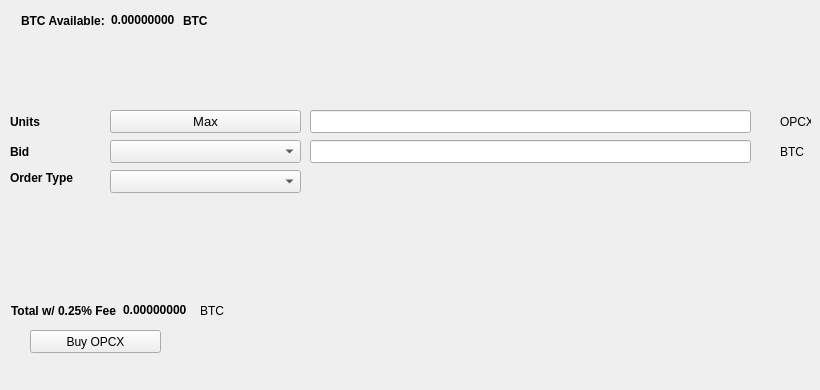
   <widget class="QWidget" name="BuyTab">
    <attribute name="title">
     <string>Buy</string>
    </attribute>
    <widget class="QPushButton" name="BuyOPCX">
     <property name="geometry">
      <rect>
       <x>30</x>
       <y>330</y>
       <width>131</width>
       <height>23</height>
      </rect>
     </property>
     <property name="text">
      <string>Buy OPCX</string>
     </property>
     <property name="icon">
      <iconset resource="../opcx.qrc">
       <normaloff>:/icons/bitcoin</normaloff>:/icons/bitcoin</iconset>
     </property>
    </widget>
    <widget class="QLabel" name="label_3">
     <property name="geometry">
      <rect>
       <x>10</x>
       <y>110</y>
       <width>46</width>
       <height>23</height>
      </rect>
     </property>
     <property name="font">
      <font>
       <weight>75</weight>
       <bold>true</bold>
      </font>
     </property>
     <property name="text">
      <string>Units</string>
     </property>
    </widget>
    <widget class="QLineEdit" name="UnitsInput">
     <property name="geometry">
      <rect>
       <x>310</x>
       <y>110</y>
       <width>441</width>
       <height>23</height>
      </rect>
     </property>
     <property name="font">
      <font>
       <pointsize>9</pointsize>
       <weight>75</weight>
       <bold>true</bold>
      </font>
     </property>
    </widget>
    <widget class="QLineEdit" name="BuyBidPriceEdit">
     <property name="geometry">
      <rect>
       <x>310</x>
       <y>140</y>
       <width>441</width>
       <height>23</height>
      </rect>
     </property>
     <property name="font">
      <font>
       <pointsize>9</pointsize>
       <weight>75</weight>
       <bold>true</bold>
      </font>
     </property>
    </widget>
    <widget class="QLabel" name="label_4">
     <property name="geometry">
      <rect>
       <x>780</x>
       <y>110</y>
       <width>31</width>
       <height>23</height>
      </rect>
     </property>
     <property name="text">
      <string>OPCX</string>
     </property>
    </widget>
    <widget class="QLabel" name="label_5">
     <property name="geometry">
      <rect>
       <x>780</x>
       <y>140</y>
       <width>31</width>
       <height>23</height>
      </rect>
     </property>
     <property name="text">
      <string>BTC</string>
     </property>
    </widget>
    <widget class="QLabel" name="label_6">
     <property name="geometry">
      <rect>
       <x>10</x>
       <y>140</y>
       <width>46</width>
       <height>23</height>
      </rect>
     </property>
     <property name="font">
      <font>
       <weight>75</weight>
       <bold>true</bold>
      </font>
     </property>
     <property name="text">
      <string>Bid</string>
     </property>
    </widget>
    <widget class="QLabel" name="label_7">
     <property name="geometry">
      <rect>
       <x>10</x>
       <y>170</y>
       <width>91</width>
       <height>16</height>
      </rect>
     </property>
     <property name="font">
      <font>
       <weight>75</weight>
       <bold>true</bold>
      </font>
     </property>
     <property name="text">
      <string>Order Type</string>
     </property>
    </widget>
    <widget class="QPushButton" name="Buy_Max_Amount">
     <property name="geometry">
      <rect>
       <x>110</x>
       <y>110</y>
       <width>191</width>
       <height>23</height>
      </rect>
     </property>
     <property name="font">
      <font>
       <pointsize>10</pointsize>
      </font>
     </property>
     <property name="text">
      <string>Max</string>
     </property>
    </widget>
    <widget class="QComboBox" name="BuyBidcomboBox">
     <property name="geometry">
      <rect>
       <x>110</x>
       <y>140</y>
       <width>191</width>
       <height>23</height>
      </rect>
     </property>
     <property name="font">
      <font>
       <pointsize>10</pointsize>
      </font>
     </property>
    </widget>
    <widget class="QComboBox" name="buyOrdertypeCombo">
     <property name="geometry">
      <rect>
       <x>110</x>
       <y>170</y>
       <width>191</width>
       <height>23</height>
      </rect>
     </property>
     <property name="font">
      <font>
       <pointsize>10</pointsize>
      </font>
     </property>
    </widget>
    <widget class="QWidget" name="layoutWidget1">
     <property name="geometry">
      <rect>
       <x>21</x>
       <y>11</y>
       <width>227</width>
       <height>19</height>
      </rect>
     </property>
     <layout class="QHBoxLayout" name="horizontalLayout_3">
      <item>
       <widget class="QLabel" name="label232">
        <property name="font">
         <font>
          <weight>75</weight>
          <bold>true</bold>
         </font>
        </property>
        <property name="text">
         <string>BTC Available:</string>
        </property>
       </widget>
      </item>
      <item>
       <widget class="QLabel" name="BtcAvailableLbl">
        <property name="palette">
         <palette>
          <active>
           <colorrole role="WindowText">
            <brush brushstyle="SolidPattern">
             <color alpha="255">
              <red>0</red>
              <green>0</green>
              <blue>0</blue>
             </color>
            </brush>
           </colorrole>
           <colorrole role="Button">
            <brush brushstyle="SolidPattern">
             <color alpha="255">
              <red>0</red>
              <green>170</green>
              <blue>0</blue>
             </color>
            </brush>
           </colorrole>
           <colorrole role="Light">
            <brush brushstyle="SolidPattern">
             <color alpha="255">
              <red>0</red>
              <green>255</green>
              <blue>0</blue>
             </color>
            </brush>
           </colorrole>
           <colorrole role="Midlight">
            <brush brushstyle="SolidPattern">
             <color alpha="255">
              <red>0</red>
              <green>212</green>
              <blue>0</blue>
             </color>
            </brush>
           </colorrole>
           <colorrole role="Dark">
            <brush brushstyle="SolidPattern">
             <color alpha="255">
              <red>0</red>
              <green>85</green>
              <blue>0</blue>
             </color>
            </brush>
           </colorrole>
           <colorrole role="Mid">
            <brush brushstyle="SolidPattern">
             <color alpha="255">
              <red>0</red>
              <green>113</green>
              <blue>0</blue>
             </color>
            </brush>
           </colorrole>
           <colorrole role="Text">
            <brush brushstyle="SolidPattern">
             <color alpha="255">
              <red>0</red>
              <green>170</green>
              <blue>0</blue>
             </color>
            </brush>
           </colorrole>
           <colorrole role="BrightText">
            <brush brushstyle="SolidPattern">
             <color alpha="255">
              <red>255</red>
              <green>255</green>
              <blue>255</blue>
             </color>
            </brush>
           </colorrole>
           <colorrole role="ButtonText">
            <brush brushstyle="SolidPattern">
             <color alpha="255">
              <red>0</red>
              <green>0</green>
              <blue>0</blue>
             </color>
            </brush>
           </colorrole>
           <colorrole role="Base">
            <brush brushstyle="SolidPattern">
             <color alpha="255">
              <red>255</red>
              <green>255</green>
              <blue>255</blue>
             </color>
            </brush>
           </colorrole>
           <colorrole role="Window">
            <brush brushstyle="SolidPattern">
             <color alpha="255">
              <red>0</red>
              <green>170</green>
              <blue>0</blue>
             </color>
            </brush>
           </colorrole>
           <colorrole role="Shadow">
            <brush brushstyle="SolidPattern">
             <color alpha="255">
              <red>0</red>
              <green>0</green>
              <blue>0</blue>
             </color>
            </brush>
           </colorrole>
           <colorrole role="AlternateBase">
            <brush brushstyle="SolidPattern">
             <color alpha="255">
              <red>127</red>
              <green>212</green>
              <blue>127</blue>
             </color>
            </brush>
           </colorrole>
           <colorrole role="ToolTipBase">
            <brush brushstyle="SolidPattern">
             <color alpha="255">
              <red>255</red>
              <green>255</green>
              <blue>220</blue>
             </color>
            </brush>
           </colorrole>
           <colorrole role="ToolTipText">
            <brush brushstyle="SolidPattern">
             <color alpha="255">
              <red>0</red>
              <green>0</green>
              <blue>0</blue>
             </color>
            </brush>
           </colorrole>
          </active>
          <inactive>
           <colorrole role="WindowText">
            <brush brushstyle="SolidPattern">
             <color alpha="255">
              <red>0</red>
              <green>0</green>
              <blue>0</blue>
             </color>
            </brush>
           </colorrole>
           <colorrole role="Button">
            <brush brushstyle="SolidPattern">
             <color alpha="255">
              <red>0</red>
              <green>170</green>
              <blue>0</blue>
             </color>
            </brush>
           </colorrole>
           <colorrole role="Light">
            <brush brushstyle="SolidPattern">
             <color alpha="255">
              <red>0</red>
              <green>255</green>
              <blue>0</blue>
             </color>
            </brush>
           </colorrole>
           <colorrole role="Midlight">
            <brush brushstyle="SolidPattern">
             <color alpha="255">
              <red>0</red>
              <green>212</green>
              <blue>0</blue>
             </color>
            </brush>
           </colorrole>
           <colorrole role="Dark">
            <brush brushstyle="SolidPattern">
             <color alpha="255">
              <red>0</red>
              <green>85</green>
              <blue>0</blue>
             </color>
            </brush>
           </colorrole>
           <colorrole role="Mid">
            <brush brushstyle="SolidPattern">
             <color alpha="255">
              <red>0</red>
              <green>113</green>
              <blue>0</blue>
             </color>
            </brush>
           </colorrole>
           <colorrole role="Text">
            <brush brushstyle="SolidPattern">
             <color alpha="255">
              <red>0</red>
              <green>170</green>
              <blue>0</blue>
             </color>
            </brush>
           </colorrole>
           <colorrole role="BrightText">
            <brush brushstyle="SolidPattern">
             <color alpha="255">
              <red>255</red>
              <green>255</green>
              <blue>255</blue>
             </color>
            </brush>
           </colorrole>
           <colorrole role="ButtonText">
            <brush brushstyle="SolidPattern">
             <color alpha="255">
              <red>0</red>
              <green>0</green>
              <blue>0</blue>
             </color>
            </brush>
           </colorrole>
           <colorrole role="Base">
            <brush brushstyle="SolidPattern">
             <color alpha="255">
              <red>255</red>
              <green>255</green>
              <blue>255</blue>
             </color>
            </brush>
           </colorrole>
           <colorrole role="Window">
            <brush brushstyle="SolidPattern">
             <color alpha="255">
              <red>0</red>
              <green>170</green>
              <blue>0</blue>
             </color>
            </brush>
           </colorrole>
           <colorrole role="Shadow">
            <brush brushstyle="SolidPattern">
             <color alpha="255">
              <red>0</red>
              <green>0</green>
              <blue>0</blue>
             </color>
            </brush>
           </colorrole>
           <colorrole role="AlternateBase">
            <brush brushstyle="SolidPattern">
             <color alpha="255">
              <red>127</red>
              <green>212</green>
              <blue>127</blue>
             </color>
            </brush>
           </colorrole>
           <colorrole role="ToolTipBase">
            <brush brushstyle="SolidPattern">
             <color alpha="255">
              <red>255</red>
              <green>255</green>
              <blue>220</blue>
             </color>
            </brush>
           </colorrole>
           <colorrole role="ToolTipText">
            <brush brushstyle="SolidPattern">
             <color alpha="255">
              <red>0</red>
              <green>0</green>
              <blue>0</blue>
             </color>
            </brush>
           </colorrole>
          </inactive>
          <disabled>
           <colorrole role="WindowText">
            <brush brushstyle="SolidPattern">
             <color alpha="255">
              <red>0</red>
              <green>85</green>
              <blue>0</blue>
             </color>
            </brush>
           </colorrole>
           <colorrole role="Button">
            <brush brushstyle="SolidPattern">
             <color alpha="255">
              <red>0</red>
              <green>170</green>
              <blue>0</blue>
             </color>
            </brush>
           </colorrole>
           <colorrole role="Light">
            <brush brushstyle="SolidPattern">
             <color alpha="255">
              <red>0</red>
              <green>255</green>
              <blue>0</blue>
             </color>
            </brush>
           </colorrole>
           <colorrole role="Midlight">
            <brush brushstyle="SolidPattern">
             <color alpha="255">
              <red>0</red>
              <green>212</green>
              <blue>0</blue>
             </color>
            </brush>
           </colorrole>
           <colorrole role="Dark">
            <brush brushstyle="SolidPattern">
             <color alpha="255">
              <red>0</red>
              <green>85</green>
              <blue>0</blue>
             </color>
            </brush>
           </colorrole>
           <colorrole role="Mid">
            <brush brushstyle="SolidPattern">
             <color alpha="255">
              <red>0</red>
              <green>113</green>
              <blue>0</blue>
             </color>
            </brush>
           </colorrole>
           <colorrole role="Text">
            <brush brushstyle="SolidPattern">
             <color alpha="255">
              <red>0</red>
              <green>85</green>
              <blue>0</blue>
             </color>
            </brush>
           </colorrole>
           <colorrole role="BrightText">
            <brush brushstyle="SolidPattern">
             <color alpha="255">
              <red>255</red>
              <green>255</green>
              <blue>255</blue>
             </color>
            </brush>
           </colorrole>
           <colorrole role="ButtonText">
            <brush brushstyle="SolidPattern">
             <color alpha="255">
              <red>0</red>
              <green>85</green>
              <blue>0</blue>
             </color>
            </brush>
           </colorrole>
           <colorrole role="Base">
            <brush brushstyle="SolidPattern">
             <color alpha="255">
              <red>0</red>
              <green>170</green>
              <blue>0</blue>
             </color>
            </brush>
           </colorrole>
           <colorrole role="Window">
            <brush brushstyle="SolidPattern">
             <color alpha="255">
              <red>0</red>
              <green>170</green>
              <blue>0</blue>
             </color>
            </brush>
           </colorrole>
           <colorrole role="Shadow">
            <brush brushstyle="SolidPattern">
             <color alpha="255">
              <red>0</red>
              <green>0</green>
              <blue>0</blue>
             </color>
            </brush>
           </colorrole>
           <colorrole role="AlternateBase">
            <brush brushstyle="SolidPattern">
             <color alpha="255">
              <red>0</red>
              <green>170</green>
              <blue>0</blue>
             </color>
            </brush>
           </colorrole>
           <colorrole role="ToolTipBase">
            <brush brushstyle="SolidPattern">
             <color alpha="255">
              <red>255</red>
              <green>255</green>
              <blue>220</blue>
             </color>
            </brush>
           </colorrole>
           <colorrole role="ToolTipText">
            <brush brushstyle="SolidPattern">
             <color alpha="255">
              <red>0</red>
              <green>0</green>
              <blue>0</blue>
             </color>
            </brush>
           </colorrole>
          </disabled>
         </palette>
        </property>
        <property name="font">
         <font>
          <weight>75</weight>
          <bold>true</bold>
         </font>
        </property>
        <property name="text">
         <string>0.00000000</string>
        </property>
        <property name="textInteractionFlags">
         <set>Qt::LinksAccessibleByMouse|Qt::TextSelectableByKeyboard|Qt::TextSelectableByMouse</set>
        </property>
       </widget>
      </item>
      <item>
       <widget class="QLabel" name="BtcAvailableLbl_2">
        <property name="font">
         <font>
          <weight>75</weight>
          <bold>true</bold>
         </font>
        </property>
        <property name="text">
         <string>BTC</string>
        </property>
       </widget>
      </item>
     </layout>
    </widget>
    <widget class="QWidget" name="layoutWidge2">
     <property name="geometry">
      <rect>
       <x>11</x>
       <y>301</y>
       <width>259</width>
       <height>19</height>
      </rect>
     </property>
     <layout class="QHBoxLayout" name="horizontalLayout_4">
      <item>
       <widget class="QLabel" name="label_9">
        <property name="font">
         <font>
          <weight>75</weight>
          <bold>true</bold>
         </font>
        </property>
        <property name="text">
         <string>Total w/ 0.25% Fee</string>
        </property>
       </widget>
      </item>
      <item>
       <widget class="QLabel" name="BuyCostLabel">
        <property name="palette">
         <palette>
          <active>
           <colorrole role="WindowText">
            <brush brushstyle="SolidPattern">
             <color alpha="255">
              <red>0</red>
              <green>0</green>
              <blue>0</blue>
             </color>
            </brush>
           </colorrole>
           <colorrole role="Button">
            <brush brushstyle="SolidPattern">
             <color alpha="255">
              <red>0</red>
              <green>170</green>
              <blue>0</blue>
             </color>
            </brush>
           </colorrole>
           <colorrole role="Light">
            <brush brushstyle="SolidPattern">
             <color alpha="255">
              <red>0</red>
              <green>255</green>
              <blue>0</blue>
             </color>
            </brush>
           </colorrole>
           <colorrole role="Midlight">
            <brush brushstyle="SolidPattern">
             <color alpha="255">
              <red>0</red>
              <green>212</green>
              <blue>0</blue>
             </color>
            </brush>
           </colorrole>
           <colorrole role="Dark">
            <brush brushstyle="SolidPattern">
             <color alpha="255">
              <red>0</red>
              <green>85</green>
              <blue>0</blue>
             </color>
            </brush>
           </colorrole>
           <colorrole role="Mid">
            <brush brushstyle="SolidPattern">
             <color alpha="255">
              <red>0</red>
              <green>113</green>
              <blue>0</blue>
             </color>
            </brush>
           </colorrole>
           <colorrole role="Text">
            <brush brushstyle="SolidPattern">
             <color alpha="255">
              <red>0</red>
              <green>170</green>
              <blue>0</blue>
             </color>
            </brush>
           </colorrole>
           <colorrole role="BrightText">
            <brush brushstyle="SolidPattern">
             <color alpha="255">
              <red>255</red>
              <green>255</green>
              <blue>255</blue>
             </color>
            </brush>
           </colorrole>
           <colorrole role="ButtonText">
            <brush brushstyle="SolidPattern">
             <color alpha="255">
              <red>0</red>
              <green>0</green>
              <blue>0</blue>
             </color>
            </brush>
           </colorrole>
           <colorrole role="Base">
            <brush brushstyle="SolidPattern">
             <color alpha="255">
              <red>255</red>
              <green>255</green>
              <blue>255</blue>
             </color>
            </brush>
           </colorrole>
           <colorrole role="Window">
            <brush brushstyle="SolidPattern">
             <color alpha="255">
              <red>0</red>
              <green>170</green>
              <blue>0</blue>
             </color>
            </brush>
           </colorrole>
           <colorrole role="Shadow">
            <brush brushstyle="SolidPattern">
             <color alpha="255">
              <red>0</red>
              <green>0</green>
              <blue>0</blue>
             </color>
            </brush>
           </colorrole>
           <colorrole role="AlternateBase">
            <brush brushstyle="SolidPattern">
             <color alpha="255">
              <red>127</red>
              <green>212</green>
              <blue>127</blue>
             </color>
            </brush>
           </colorrole>
           <colorrole role="ToolTipBase">
            <brush brushstyle="SolidPattern">
             <color alpha="255">
              <red>255</red>
              <green>255</green>
              <blue>220</blue>
             </color>
            </brush>
           </colorrole>
           <colorrole role="ToolTipText">
            <brush brushstyle="SolidPattern">
             <color alpha="255">
              <red>0</red>
              <green>0</green>
              <blue>0</blue>
             </color>
            </brush>
           </colorrole>
          </active>
          <inactive>
           <colorrole role="WindowText">
            <brush brushstyle="SolidPattern">
             <color alpha="255">
              <red>0</red>
              <green>0</green>
              <blue>0</blue>
             </color>
            </brush>
           </colorrole>
           <colorrole role="Button">
            <brush brushstyle="SolidPattern">
             <color alpha="255">
              <red>0</red>
              <green>170</green>
              <blue>0</blue>
             </color>
            </brush>
           </colorrole>
           <colorrole role="Light">
            <brush brushstyle="SolidPattern">
             <color alpha="255">
              <red>0</red>
              <green>255</green>
              <blue>0</blue>
             </color>
            </brush>
           </colorrole>
           <colorrole role="Midlight">
            <brush brushstyle="SolidPattern">
             <color alpha="255">
              <red>0</red>
              <green>212</green>
              <blue>0</blue>
             </color>
            </brush>
           </colorrole>
           <colorrole role="Dark">
            <brush brushstyle="SolidPattern">
             <color alpha="255">
              <red>0</red>
              <green>85</green>
              <blue>0</blue>
             </color>
            </brush>
           </colorrole>
           <colorrole role="Mid">
            <brush brushstyle="SolidPattern">
             <color alpha="255">
              <red>0</red>
              <green>113</green>
              <blue>0</blue>
             </color>
            </brush>
           </colorrole>
           <colorrole role="Text">
            <brush brushstyle="SolidPattern">
             <color alpha="255">
              <red>0</red>
              <green>170</green>
              <blue>0</blue>
             </color>
            </brush>
           </colorrole>
           <colorrole role="BrightText">
            <brush brushstyle="SolidPattern">
             <color alpha="255">
              <red>255</red>
              <green>255</green>
              <blue>255</blue>
             </color>
            </brush>
           </colorrole>
           <colorrole role="ButtonText">
            <brush brushstyle="SolidPattern">
             <color alpha="255">
              <red>0</red>
              <green>0</green>
              <blue>0</blue>
             </color>
            </brush>
           </colorrole>
           <colorrole role="Base">
            <brush brushstyle="SolidPattern">
             <color alpha="255">
              <red>255</red>
              <green>255</green>
              <blue>255</blue>
             </color>
            </brush>
           </colorrole>
           <colorrole role="Window">
            <brush brushstyle="SolidPattern">
             <color alpha="255">
              <red>0</red>
              <green>170</green>
              <blue>0</blue>
             </color>
            </brush>
           </colorrole>
           <colorrole role="Shadow">
            <brush brushstyle="SolidPattern">
             <color alpha="255">
              <red>0</red>
              <green>0</green>
              <blue>0</blue>
             </color>
            </brush>
           </colorrole>
           <colorrole role="AlternateBase">
            <brush brushstyle="SolidPattern">
             <color alpha="255">
              <red>127</red>
              <green>212</green>
              <blue>127</blue>
             </color>
            </brush>
           </colorrole>
           <colorrole role="ToolTipBase">
            <brush brushstyle="SolidPattern">
             <color alpha="255">
              <red>255</red>
              <green>255</green>
              <blue>220</blue>
             </color>
            </brush>
           </colorrole>
           <colorrole role="ToolTipText">
            <brush brushstyle="SolidPattern">
             <color alpha="255">
              <red>0</red>
              <green>0</green>
              <blue>0</blue>
             </color>
            </brush>
           </colorrole>
          </inactive>
          <disabled>
           <colorrole role="WindowText">
            <brush brushstyle="SolidPattern">
             <color alpha="255">
              <red>0</red>
              <green>85</green>
              <blue>0</blue>
             </color>
            </brush>
           </colorrole>
           <colorrole role="Button">
            <brush brushstyle="SolidPattern">
             <color alpha="255">
              <red>0</red>
              <green>170</green>
              <blue>0</blue>
             </color>
            </brush>
           </colorrole>
           <colorrole role="Light">
            <brush brushstyle="SolidPattern">
             <color alpha="255">
              <red>0</red>
              <green>255</green>
              <blue>0</blue>
             </color>
            </brush>
           </colorrole>
           <colorrole role="Midlight">
            <brush brushstyle="SolidPattern">
             <color alpha="255">
              <red>0</red>
              <green>212</green>
              <blue>0</blue>
             </color>
            </brush>
           </colorrole>
           <colorrole role="Dark">
            <brush brushstyle="SolidPattern">
             <color alpha="255">
              <red>0</red>
              <green>85</green>
              <blue>0</blue>
             </color>
            </brush>
           </colorrole>
           <colorrole role="Mid">
            <brush brushstyle="SolidPattern">
             <color alpha="255">
              <red>0</red>
              <green>113</green>
              <blue>0</blue>
             </color>
            </brush>
           </colorrole>
           <colorrole role="Text">
            <brush brushstyle="SolidPattern">
             <color alpha="255">
              <red>0</red>
              <green>85</green>
              <blue>0</blue>
             </color>
            </brush>
           </colorrole>
           <colorrole role="BrightText">
            <brush brushstyle="SolidPattern">
             <color alpha="255">
              <red>255</red>
              <green>255</green>
              <blue>255</blue>
             </color>
            </brush>
           </colorrole>
           <colorrole role="ButtonText">
            <brush brushstyle="SolidPattern">
             <color alpha="255">
              <red>0</red>
              <green>85</green>
              <blue>0</blue>
             </color>
            </brush>
           </colorrole>
           <colorrole role="Base">
            <brush brushstyle="SolidPattern">
             <color alpha="255">
              <red>0</red>
              <green>170</green>
              <blue>0</blue>
             </color>
            </brush>
           </colorrole>
           <colorrole role="Window">
            <brush brushstyle="SolidPattern">
             <color alpha="255">
              <red>0</red>
              <green>170</green>
              <blue>0</blue>
             </color>
            </brush>
           </colorrole>
           <colorrole role="Shadow">
            <brush brushstyle="SolidPattern">
             <color alpha="255">
              <red>0</red>
              <green>0</green>
              <blue>0</blue>
             </color>
            </brush>
           </colorrole>
           <colorrole role="AlternateBase">
            <brush brushstyle="SolidPattern">
             <color alpha="255">
              <red>0</red>
              <green>170</green>
              <blue>0</blue>
             </color>
            </brush>
           </colorrole>
           <colorrole role="ToolTipBase">
            <brush brushstyle="SolidPattern">
             <color alpha="255">
              <red>255</red>
              <green>255</green>
              <blue>220</blue>
             </color>
            </brush>
           </colorrole>
           <colorrole role="ToolTipText">
            <brush brushstyle="SolidPattern">
             <color alpha="255">
              <red>0</red>
              <green>0</green>
              <blue>0</blue>
             </color>
            </brush>
           </colorrole>
          </disabled>
         </palette>
        </property>
        <property name="font">
         <font>
          <weight>75</weight>
          <bold>true</bold>
         </font>
        </property>
        <property name="autoFillBackground">
         <bool>false</bool>
        </property>
        <property name="text">
         <string>0.00000000</string>
        </property>
        <property name="textInteractionFlags">
         <set>Qt::LinksAccessibleByMouse|Qt::TextSelectableByMouse</set>
        </property>
       </widget>
      </item>
      <item>
       <widget class="QLabel" name="label_10">
        <property name="font">
         <font>
          <weight>50</weight>
          <bold>false</bold>
         </font>
        </property>
        <property name="text">
         <string>BTC</string>
        </property>
       </widget>
      </item>
     </layout>
    </widget>
    <widget class="QLabel" name="label_24">
     <property name="geometry">
      <rect>
       <x>460</x>
       <y>300</y>
       <width>281</width>
       <height>81</height>
      </rect>
     </property>
     <property name="text">
      <string/>
     </property>
     <property name="pixmap">
      <pixmap>:/images/bittrex</pixmap>
     </property>
    </widget>
   </widget>
